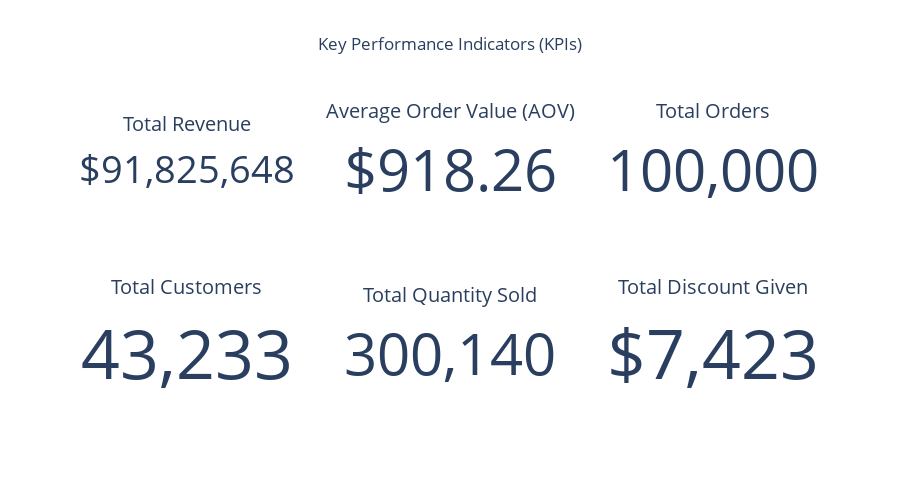

The notebook cell this image was saved under:
### Markdown cell above
### Revenue and Financial Performace

### Code cell
# --- Calculate KPIs ---
total_revenue = df['total_amount'].sum()

# AOV: make sure to calculate correctly per order
order_revenue = df.groupby('order_id')['total_amount'].sum()
aov = order_revenue.mean()

total_orders = df['order_id'].nunique()
total_customers = df['customer_id'].nunique()
total_quantity = df['quantity'].sum()
total_discount = df['discount'].sum()

# --- Create a 2-row, 3-column grid for KPI cards ---
fig = make_subplots(
    rows=2, cols=3,
    specs=[[{"type": "indicator"}, {"type": "indicator"}, {"type": "indicator"}],
           [{"type": "indicator"}, {"type": "indicator"}, {"type": "indicator"}]]
)

# Add KPI cards
fig.add_trace(go.Indicator(
    mode="number",
    value=total_revenue,
    number={'prefix': "$", 'valueformat': ',.0f'},
    title={"text": "Total Revenue"}
), row=1, col=1)

fig.add_trace(go.Indicator(
    mode="number",
    value=aov,
    number={'prefix': "$", 'valueformat': ',.2f'},
    title={"text": "Average Order Value (AOV)"}
), row=1, col=2)

fig.add_trace(go.Indicator(
    mode="number",
    value=total_orders,
    number={'valueformat': ',.0f'},
    title={"text": "Total Orders"}
), row=1, col=3)

fig.add_trace(go.Indicator(
    mode="number",
    value=total_customers,
    number={'valueformat': ',.0f'},
    title={"text": "Total Customers"}
), row=2, col=1)

fig.add_trace(go.Indicator(
    mode="number",
    value=total_quantity,
    number={'valueformat': ',.0f'},
    title={"text": "Total Quantity Sold"}
), row=2, col=2)

fig.add_trace(go.Indicator(
    mode="number",
    value=total_discount,
    number={'prefix': "$", 'valueformat': ',.0f'},
    title={"text": "Total Discount Given"}
), row=2, col=3)

# Layout adjustments
fig.update_layout(
    template='plotly_white',
    height=500,
    title_text=" Key Performance Indicators (KPIs)",
    title_x=0.5
)

fig.show()
fig.write_html("../visuals/Calculate_KPIs.html", full_html=True, include_plotlyjs="cdn")

### Figure 1 — Plotly figure (JSON) as saved in the notebook; plotly's stock layout.template omitted (floating-point values rounded to 4 significant figures)
{"data": [{"domain": {"x": [0, 0.2889], "y": [0.575, 1]}, "mode": "number", "number": {"prefix": "$", "valueformat": ",.0f"}, "title": {"text": "Total Revenue"}, "type": "indicator", "value": 91830000.0}, {"domain": {"x": [0.3556, 0.6444], "y": [0.575, 1]}, "mode": "number", "number": {"prefix": "$", "valueformat": ",.2f"}, "title": {"text": "Average Order Value (AOV)"}, "type": "indicator", "value": 918.3}, {"domain": {"x": [0.7111, 1], "y": [0.575, 1]}, "mode": "number", "number": {"valueformat": ",.0f"}, "title": {"text": "Total Orders"}, "type": "indicator", "value": 100000}, {"domain": {"x": [0, 0.2889], "y": [0, 0.425]}, "mode": "number", "number": {"valueformat": ",.0f"}, "title": {"text": "Total Customers"}, "type": "indicator", "value": 43233}, {"domain": {"x": [0.3556, 0.6444], "y": [0, 0.425]}, "mode": "number", "number": {"valueformat": ",.0f"}, "title": {"text": "Total Quantity Sold"}, "type": "indicator", "value": 300140}, {"domain": {"x": [0.7111, 1], "y": [0, 0.425]}, "mode": "number", "number": {"prefix": "$", "valueformat": ",.0f"}, "title": {"text": "Total Discount Given"}, "type": "indicator", "value": 7423.0}], "layout": {"height": 500, "title": {"text": " Key Performance Indicators (KPIs)", "x": 0.5}}}
